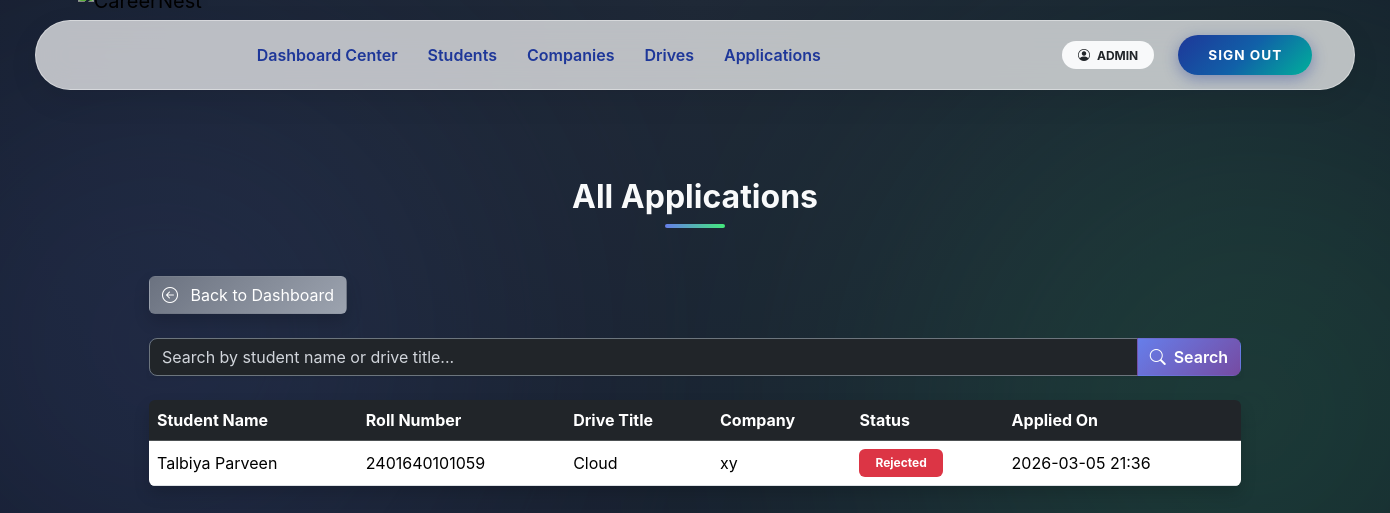
/admin/applications (signed in), run on an earlier commit of the app's database.
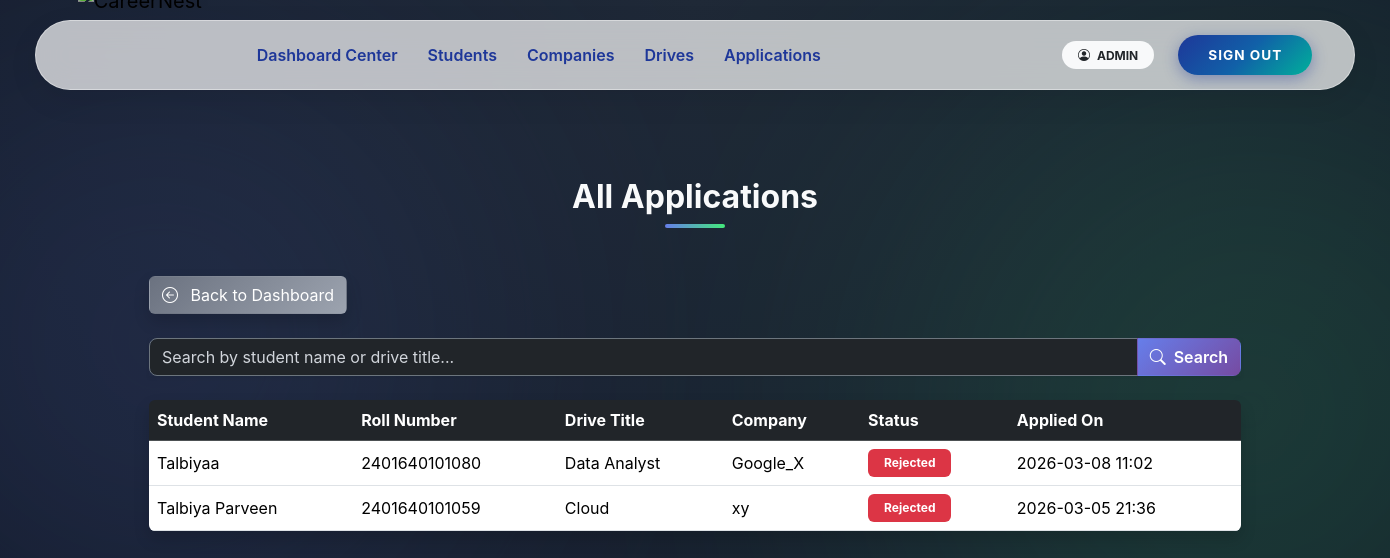
And on a later commit of the database.
### app/models.py (models this page shows)
class Application(db.Model):
    __tablename__ = "applications"
    application_id = db.Column(db.Integer, primary_key=True)
    student_id = db.Column(
        db.Integer,
        db.ForeignKey("students.user_id", ondelete="CASCADE"),
        nullable=False
    )
    drive_id = db.Column(
        db.Integer,
        db.ForeignKey("placement_drives.drive_id", ondelete="CASCADE"),
        nullable=False
    )
    application_date = db.Column(db.DateTime, default=datetime.utcnow)
    status = db.Column(db.String(20), default="Applied")
    __table_args__ = (
        db.UniqueConstraint("student_id", "drive_id", name="unique_application"),
    )
    student = db.relationship("Student", back_populates="applications")
    drive = db.relationship("PlacementDrive", back_populates="applications")

class Student(db.Model):
    __tablename__ = "students"
    user_id = db.Column(
        db.Integer,
        db.ForeignKey("users.user_id", ondelete="CASCADE"),
        primary_key=True
    )
    full_name = db.Column(db.String(100), nullable=False)
    roll_number = db.Column(db.String(50), unique=True, nullable=False, index=True)
    graduation_year = db.Column(db.Integer, nullable=False)
    cgpa = db.Column(db.Float)
    tenth_marks = db.Column(db.Float)
    twelfth_marks = db.Column(db.Float)
    dob = db.Column(db.Date)
    year = db.Column(db.Integer)
    resume_filename = db.Column(db.String(200))
    phone = db.Column(db.String(20))
    address = db.Column(db.Text)
    skills = db.Column(db.Text)
    course = db.Column(db.String(100))
    branch = db.Column(db.String(100))
    created_at = db.Column(db.DateTime, default=datetime.utcnow)
    user = db.relationship("User", back_populates="student")
    applications = db.relationship(
        "Application",
        back_populates="student",
        cascade="all, delete-orphan"
    )

class PlacementDrive(db.Model):
    __tablename__ = "placement_drives"
    drive_id = db.Column(db.Integer, primary_key=True)
    company_id = db.Column(
        db.Integer,
        db.ForeignKey("companies.user_id", ondelete="CASCADE"),
        nullable=False
    )
    job_title = db.Column(db.String(150), nullable=False)
    job_description = db.Column(db.Text, nullable=False)
    eligibility = db.Column(db.String(200))
    application_deadline = db.Column(db.Date)
    status = db.Column(db.String(20), default="Pending")
    created_at = db.Column(db.DateTime, default=datetime.utcnow)
    company = db.relationship("Company", back_populates="drives")
    applications = db.relationship(
        "Application",
        back_populates="drive",
        cascade="all, delete-orphan"
    )

class Company(db.Model):
    __tablename__ = "companies"
    user_id = db.Column(
        db.Integer,
        db.ForeignKey("users.user_id", ondelete="CASCADE"),
        primary_key=True
    )
    company_name = db.Column(db.String(150), nullable=False)
    industry = db.Column(db.String(100))
    location = db.Column(db.String(200))
    website = db.Column(db.String(200))
    contact_person = db.Column(db.String(100))
    contact_phone = db.Column(db.String(20))
    description = db.Column(db.Text)
    user = db.relationship("User", back_populates="company")
    drives = db.relationship(
        "PlacementDrive",
        back_populates="company",
        cascade="all, delete-orphan"
    )

### app/admin/routes.py (the view, shortened to what this page needs)
@admin_bp.route('/applications')
@login_required
@role_required('admin')
def applications():
    q = request.args.get('q', '')
    query = Application.query
    applications = query.order_by(Application.application_date.desc()).all()
    return render_template(
        "admin/applications.html",
        applications=applications,
        q=q
    )

### app/utils.py (called while the page is built)
def role_required(required_role):
    def decorator(f):
        @wraps(f)
        def decorated_function(*args, **kwargs):
            if not current_user.is_authenticated:
                abort(401)
            if current_user.role != required_role:
                abort(403)
            if required_role in ["student", "company"] and not current_user.is_approved:
                abort(403)
            if current_user.is_blacklisted:
                abort(403)
            return f(*args, **kwargs)
        return decorated_function
    return decorator

### app/templates/admin/applications.html (shortened to what this page needs)
{% extends 'base.html' %}
{% block content %}
<div class="dashboard-bg">
  <div class="container position-relative">
    <h2 class="section-heading text-center mb-5">All Applications</h2>
    <a href="{{ url_for('admin.dashboard') }}" class="btn btn-gradient-secondary mb-4 shadow hover-glow text-white">
      <i class="bi bi-arrow-left-circle me-2"></i> Back to Dashboard
    </a>
    <form method="GET" class="mb-4">
      <div class="input-group shadow-sm">
        <input type="text" name="q" class="form-control bg-dark text-white border border-secondary"
               placeholder="Search by student name or drive title..." value="{{ q }}">
        <button class="btn btn-gradient-primary text-white" type="submit"><i class="bi bi-search me-1"></i> Search</button>
      </div>
    </form>
    {% set status_colors = {
      "Applied": "secondary",
      "Pending": "warning",
      "Shortlisted": "info",
      "Selected": "success",
      "Rejected": "danger"
    } %}
    {% if applications %}
    <div class="table-responsive shadow rounded">
      <table class="table table-hover align-middle mb-0 text-white">
        <thead class="table-dark">
          <tr>
            <th>Student Name</th>
            <th>Roll Number</th>
            <th>Drive Title</th>
            <th>Company</th>
            <th>Status</th>
            <th>Applied On</th>
          </tr>
        </thead>
        <tbody>
          {% for app in applications %}
          <tr>
            <td>{{ app.student.full_name if app.student else 'N/A' }}</td>
            <td>{{ app.student.roll_number if app.student else 'N/A' }}</td>
            <td>{{ app.drive.job_title if app.drive else 'N/A' }}</td>
            <td>{{ app.drive.company.company_name if app.drive and app.drive.company else 'N/A' }}</td>
            <td>
              <span class="badge bg-{{ status_colors.get(app.status, 'secondary') }} px-3 py-2">
                {{ app.status }}
              </span>
            </td>
            <td>{{ app.application_date.strftime('%Y-%m-%d %H:%M') if app.application_date else 'N/A' }}</td>
          </tr>
          {% endfor %}
        </tbody>
      </table>
    </div>
    {% else %}
    <div class="alert alert-info shadow rounded">No applications found.</div>
    {% endif %}
  </div>
</div>
{% endblock %}

What changed in the data, as far as the page shows it:
added Application: student "Talbiyaa", student "2401640101080", drive "Data Analyst", drive.company "Google_X", status "Rejected", application_date "2026-03-08 11:02"
